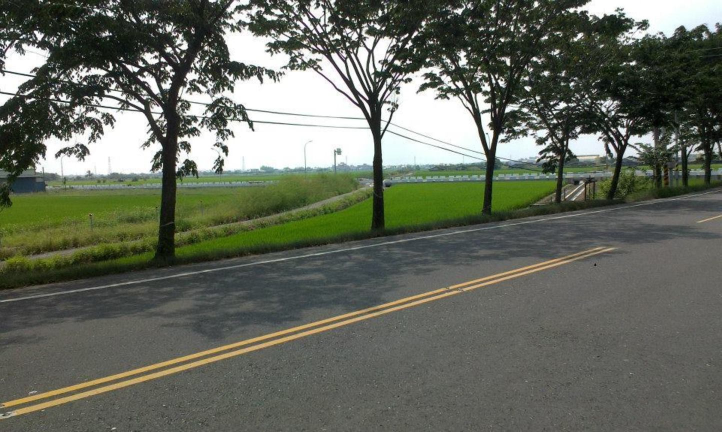
#> input picture HW3/imgs/road.jpg, 1443 x 864 px (shown at 1/2 size)
$ python HW3.py
#> lines starting #> are read from the running program, lines starting #| are printed output that depends on the picture; after the words box and inside, x2 and y2 are one past the last pixel; in counts of white or black regions, pixels touching at a corner belong together
import random
import cv2
import numpy as np
import matplotlib.pyplot as plt


def to_blocks(img: np.ndarray, block_size: int) -> np.ndarray:
    # 獲取圖像大小
    height, width = img.shape

    # 定義區塊大小
    # block_size = 32
    # 計算區塊的行數和列數
    n_blocks_height = int(np.ceil(height / block_size))
    n_blocks_width = int(np.ceil(width / block_size))

    # 創建一個空的NumPy數組來保存所有區塊
    blocks = np.zeros((n_blocks_height, n_blocks_width, block_size, block_size), dtype=np.float32)

    # 將圖像分成區塊並存儲到NumPy數組中
    for i in range(n_blocks_height):
        for j in range(n_blocks_width):
            block = gray[i * block_size:(i + 1) * block_size, j * block_size:(j + 1) * block_size]
            blocks[i, j, :, :] = block

    return blocks


# [27 lines left out: functions blocks_to_hist, blocksToImg, not called in this run]


def bfs(_x: int, _y: int, _hist: np.ndarray, similarity: float) -> list:
    _num_blocks_y, _num_blocks_x, _block_size, _ = _hist.shape
    queue = [(_x, _y)]
    _result = []
    visited = set()
    visited.add((_x, _y))

    while len(queue) > 0:
        currentVertex = queue.pop(0)

        for _i, _j in [(-1, 0), (0, 1), (1, 0), (0, -1)]:  # 搜尋該節點的上右下左區塊
            new_x, new_y = currentVertex[0] + _i, currentVertex[1] + _j
            if new_x < 0 or new_x >= _num_blocks_x or new_y < 0 or new_y >= _num_blocks_y:  # 如果超出範圍則跳過
                continue
            compare_result = cv2.compareHist(_hist[currentVertex[1], currentVertex[0]], _hist[new_y, new_x],
                                             cv2.HISTCMP_CORREL)
            if compare_result >= similarity:
                _result.append((new_x, new_y))
            if (new_x, new_y) not in visited:
                queue.append((new_x, new_y))
                visited.add((new_x, new_y))

    return _result


def getMaxIndex(list: list, num: int):
    return [i for i, x in enumerate(list) if x in sorted(list, reverse=True)[:num]]


# [29 lines left out: function compareHist, not called in this run]


def display(img, cmap=None):
    fig = plt.figure(figsize=(10, 10))
    ax = fig.add_subplot(111)
    ax.imshow(img, cmap=cmap)
    plt.show()


if __name__ == '__main__':
    # 讀取圖像
    img = cv2.imread('imgs/road.jpg')
#> img is the input picture: shape (864, 1443, 3); mean B, G, R 93.7, 105.8, 101.2

    img = cv2.resize(img, (640, 480), interpolation=cv2.INTER_AREA)
#> img: shape (480, 640, 3)

    # 將圖像轉換為灰階
    gray = cv2.cvtColor(img, cv2.COLOR_BGR2GRAY)
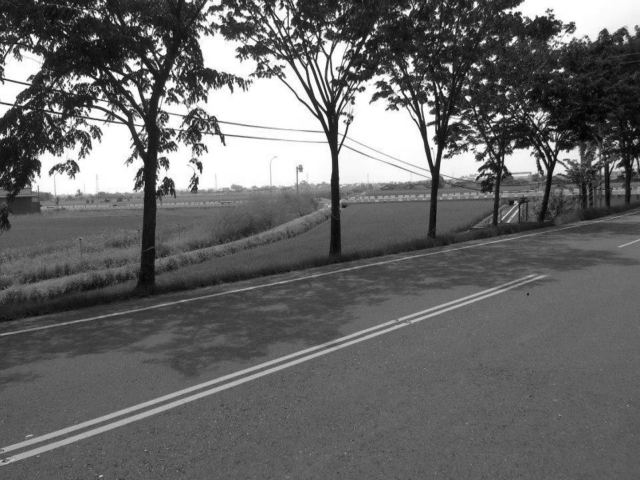
#> gray: shape (480, 640); min 2, max 255, mean 103.1

    # 將圖像分成數個區塊
    blocks = to_blocks(gray, 16)

    # 獲取區塊的行數和列數
    num_blocks_y, num_blocks_x, block_size, _ = blocks.shape
#> num_blocks_y = 30; num_blocks_x = 40; block_size = 16
    # print(blocks.shape)

    # 創建一個空的NumPy數組來保存histogram
    hist = np.zeros((num_blocks_y, num_blocks_x, 256, 1), dtype=np.float32)

    # 計算histogram
    for i in range(0, num_blocks_y):
        for j in range(0, num_blocks_x):
            # blocks[i, j]是一個32x32的小圖，calcHist計算這張圖的histogram
            hist[i, j] = cv2.calcHist([blocks[i, j]], [0], None, [256], [0, 256])

    # 找出最後一排最適合當作基準的區塊，第一層for用來指定要比較的區塊，第二層則是和其他區塊比較
    # 將被比較與比較的區塊作排序後，找出前五個大的值，如果比較的次數 - 比較後正確的數量 <= 允許的誤差數量，則認為是相似的
    compare_results = []
    compare_counter = 0

    for i in range(0, num_blocks_x):
        for j in range(0, num_blocks_x):
            results = cv2.compareHist(hist[num_blocks_y - 1, i], hist[num_blocks_y - 1, j], cv2.HISTCMP_CORREL)
            if results >= 0.99:  # 0.99是閾值，可以自己調整
                compare_counter += 1

        compare_counter -= 1  # 減去自己本身
        compare_results.append(compare_counter)
        compare_counter = 0  # 重置計數器
#> after the loop, compare_results = 40 values from 0 to 0

    # 取出最大的當作基準的區塊，若有複數個則隨機選擇一個
    max_value = max(compare_results)
#> max_value = 0
    max_index = [i for i, j in enumerate(compare_results) if j == max_value]
#> max_index = 40 values from 0 to 39
    max_index = random.choice(max_index)
#> max_index = 24
    # print(num_blocks_y - 1, max_index)

    img2 = np.zeros((num_blocks_y * block_size, num_blocks_x * block_size, 3), dtype=np.uint8)

    # 將每個區塊放回到新圖像中
    # for y in range(num_blocks_y):
    #     for x in range(num_blocks_x):
    #         if x == max_index and y == num_blocks_y - 1:
    #             # 將這個區塊變成藍色
    #             img2[y * block_size:(y + 1) * block_size, x * block_size:(x + 1) * block_size, 0] = 255
    #         else:
    #             pass
    #             # img2[y * block_size:(y + 1) * block_size, x * block_size:(x + 1) * block_size] = blocks[y, x, :, :]

    # 將兩張影像重疊
    # result = cv2.add(img, img2)

    # cv2.imshow('img', result)
    # cv2.waitKey(0)
    # cv2.destroyAllWindows()

    # 藉由BFS走訪整張圖片，前一個與後一個比較，找出所有與相似的區塊
    result = bfs(max_index, num_blocks_y - 1, hist, similarity=0.91)
#> in bfs, `queue = [(_x, _y)]`: queue = [(24, 29)]
#> the loop in bfs, `while len(queue) > 0:` made 1200 passes
#> currentVertex on passes 1 to 3: (24, 29), (23, 29), (25, 29)
#> after the loop in bfs, `while len(queue) > 0:`: queue = []; visited = 1200 items
#> result = 924 pairs, first value 0 to 39, second value 0 to 29
    # print(len(result))
    # print(result)

    # result裡有所有與基準區塊相似的區塊的座標，將result還原成圖像
    for i, j in result:
        img2[j * block_size:(j + 1) * block_size, i * block_size:(i + 1) * block_size, 0] = 255
#> this loop made 924 passes
#> (i, j) on passes 1 to 3: (23, 29), (25, 29), (24, 28)
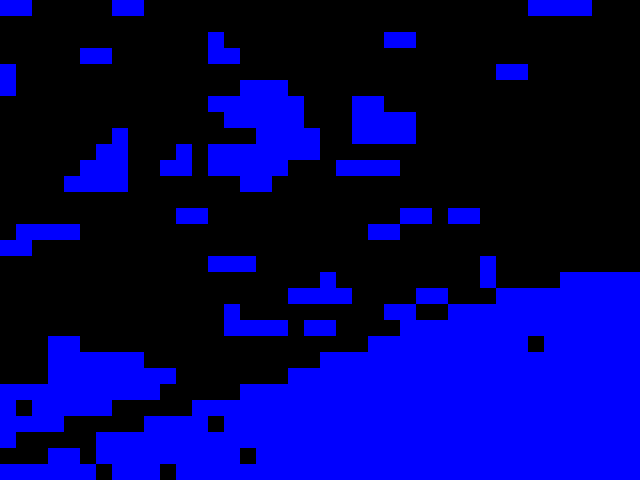
#> img2: shape (480, 640, 3); mean of channels 0, 1, 2 93.3, 0, 0; drawn as B, G, R

    print(img2.shape)
#| (480, 640, 3)
    print(img.shape)
#| (480, 640, 3)

    result = cv2.add(img, img2)
    cv2.imshow('lbp', result)

    gray = cv2.cvtColor(img, cv2.COLOR_BGR2GRAY)
    ret, thresh = cv2.threshold(gray, 0, 255, cv2.THRESH_BINARY_INV + cv2.THRESH_OTSU)
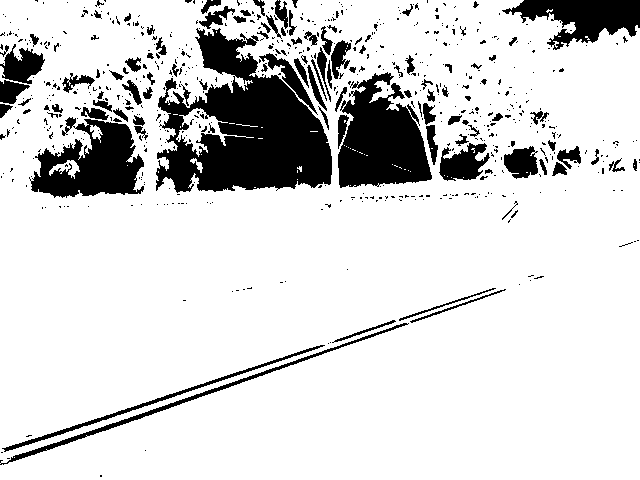
#> thresh: shape (480, 640); 83.9% white; 657 black regions (542 under 20 px), largest, box (x1, y1, x2, y2) and area: (156, 28, 332, 193) 16109, (338, 72, 432, 188) 7140, (29, 117, 144, 198) 5461
#> ret = 155

    # noise removal
    kernel = np.ones((3, 3), np.uint8)
    opening = cv2.morphologyEx(thresh, cv2.MORPH_OPEN, kernel, iterations=2)
#> opening: shape (480, 640); 80.4% white; 205 black regions (156 under 20 px), largest, box (x1, y1, x2, y2) and area: (156, 0, 449, 195) 33538, (26, 72, 155, 198) 8281, (0, 288, 506, 465) 4554

    # sure background area
    sure_bg = cv2.dilate(opening, kernel, iterations=3)
#> sure_bg: shape (480, 640); 88.5% white; 54 black regions (29 under 20 px), largest, box (x1, y1, x2, y2) and area: (160, 24, 353, 189) 16502, (339, 82, 434, 184) 6653, (33, 101, 140, 194) 4860

    # Finding unknown region
    sure_fg = np.uint8(img2[:, :, 0])
#> sure_fg: shape (480, 640); 36.6% white; 23 white regions, largest, box (x1, y1, x2, y2) and area: (0, 256, 640, 480) 75520, (0, 336, 176, 448) 9472, (208, 80, 320, 192) 8192
    unknown = cv2.subtract(sure_bg, sure_fg)
#> unknown: shape (480, 640); 57.3% white; 65 black regions (25 under 20 px)

    # Marker labelling
    ret, markers = cv2.connectedComponents(img2[:, :, 0])
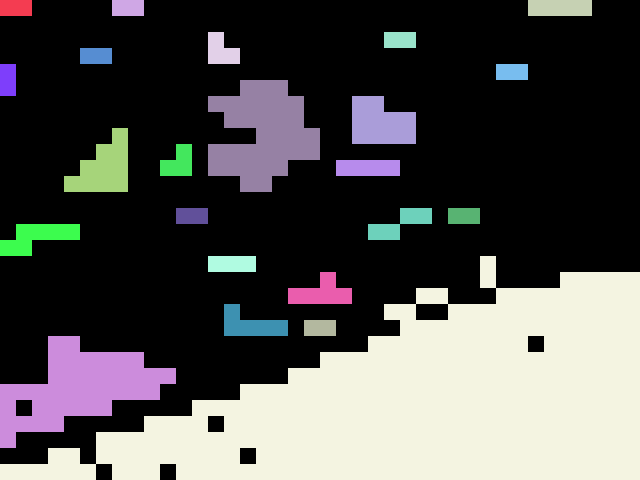
#> markers: shape (480, 640) int32; 24 distinct labels, from 0 to 23; one colour per label, 0 black
#> ret = 24

    # Add one to all labels so that sure background is not 0, but 1
    markers = markers + 1
#> markers: shape (480, 640) int32; 24 distinct labels, from 1 to 24
    # Now, mark the region of unknown with zero
    markers[unknown == 255] = 0
#> markers: shape (480, 640) int32; 25 distinct labels, from 0 to 24

    markers = cv2.watershed(img, markers)
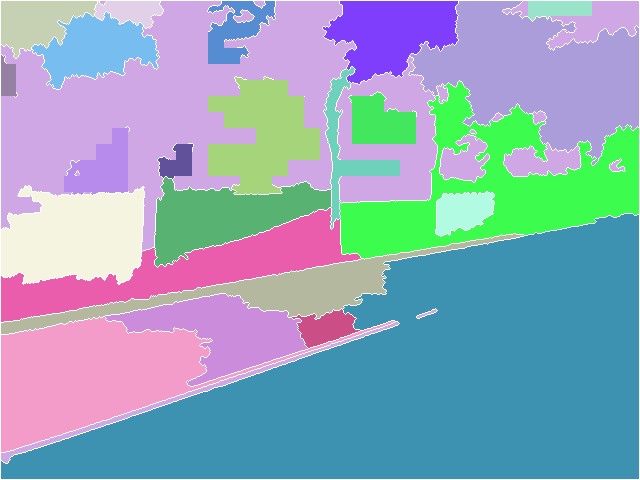
#> markers: shape (480, 640) int32; 25 distinct labels, from -1 to 24; one colour per label, 0 black, -1 white
    img[markers == -1] = [255, 0, 0]
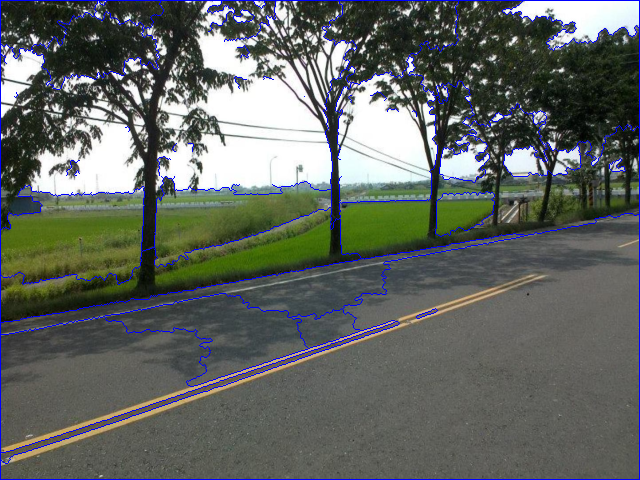
#> img: shape (480, 640, 3); mean B, G, R 98.3, 102.5, 97.9

    display(markers)

    # finding contours on markers
    contours, hierarchy = cv2.findContours(markers.copy(), cv2.RETR_CCOMP, cv2.CHAIN_APPROX_SIMPLE)
#> contours = 49 contours, 4 with area under 20; largest, box (x1, y1, x2, y2) and area: (1, 214, 639, 479) 92998, (1, 1, 356, 251) 37307, (340, 81, 639, 259) 23822, (409, 1, 639, 165) 20301, (1, 317, 395, 452) 18520

    for i in range(len(contours)):
        if hierarchy[0][i][3] == -1:
            cv2.drawContours(img, contours, i, (255, 0, 0), 5)
#> this loop made 49 passes
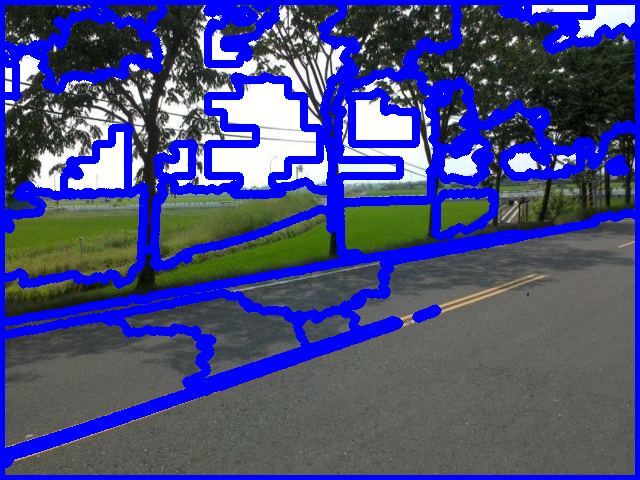
#> img: shape (480, 640, 3); mean B, G, R 129.3, 75.9, 72.1

    display(img)

    cv2.imshow('watershed', img)
    cv2.waitKey(0)
    cv2.destroyAllWindows()
